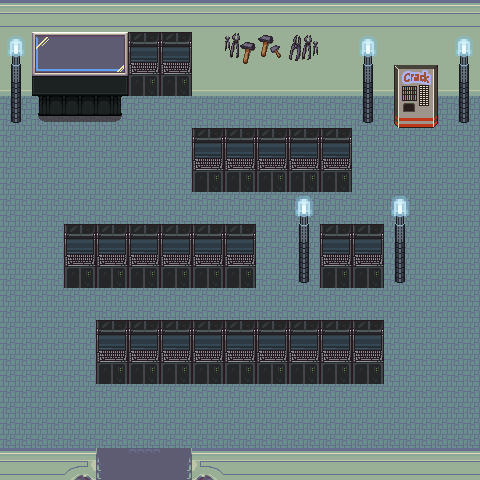

The image is a tile-based game level rendered from a .tmx file. Its description and source (layers, tilesets, objects; grid data summarised) follow:
An orthogonal 15x15 tile map with 32x32 px tiles, 4 tile layers (floor, computer, tools, overlays), 2 tilesets and 12 objects (2x server_room_guy, exit, player).

<map version="1.0" orientation="orthogonal" width="15" height="15" tilewidth="32" tileheight="32">
 <properties>
  <property name="background_color" value="black" />
 </properties>
 <tileset firstgid="1" name="atlas_build" tilewidth="32" tileheight="32">
  <image source="../img/atlas_build.png" width="1024" height="1024" />
 </tileset>
 <tileset firstgid="1025" name="atlas_obj_misk" tilewidth="32" tileheight="32">
  <image source="../img/atlas_obj_misk.png" width="1024" height="1024" />
 </tileset>
 <layer name="floor" width="15" height="15">
  <data>[225 cells, 185 non-empty, 9 distinct tile ids]</data>
 </layer>
 <layer name="computer" width="15" height="15">
  <data>[225 cells, 50 non-empty, 18 distinct tile ids]</data>
 </layer>
 <layer name="tools" width="15" height="15">
  <data>[225 cells, 3 non-empty, 3 distinct tile ids]</data>
 </layer>
 <objectgroup name="objects" width="15" height="15">
  <object name="exit" x="101" y="459" width="87" height="22">
   <properties>
    <property name="dir" value="down" />
    <property name="fade" value="black" />
    <property name="location" value="416, 160" />
    <property name="to" value="castle_hallway" />
   </properties>
  </object>
  <object name="player" x="127" y="399" width="32" height="32">
   <properties>
    <property name="compose" value="[{&quot;name&quot;:&quot;shadow&quot;,&quot;class&quot;:&quot;game.Shadow&quot;,&quot;image&quot;:&quot;char_shadow&quot;,&quot;spritewidth&quot;:18,&quot;spriteheight&quot;:9},{&quot;name&quot;:&quot;player&quot;},{&quot;name&quot;:&quot;eyes&quot;,&quot;class&quot;:&quot;game.BlinkingEyes&quot;,&quot;image&quot;:&quot;player_eyes&quot;,&quot;spritewidth&quot;:17,&quot;spriteheight&quot;:6,&quot;offsetx&quot;:6,&quot;offsety&quot;:18}]" />
    <property name="image" value="player" />
    <property name="spriteheight" value="36" />
    <property name="spritewidth" value="31" />
   </properties>
  </object>
  <object name="server_room_guy" x="74" y="152" width="32" height="32">
   <properties>
    <property name="compose" value="[{&quot;name&quot;:&quot;shadow&quot;,&quot;class&quot;:&quot;game.Shadow&quot;,&quot;image&quot;:&quot;char_shadow&quot;,&quot;spritewidth&quot;:18,&quot;spriteheight&quot;:9},{&quot;name&quot;:&quot;server_room_guy&quot;}]" />
    <property name="image" value="jeffrey_grey" />
    <property name="spriteheight" value="34" />
    <property name="spritewidth" value="29" />
   </properties>
  </object>
  <object name="server_room_guy" x="420" y="346" width="32" height="32">
   <properties>
    <property name="compose" value="[{&quot;name&quot;:&quot;shadow&quot;,&quot;class&quot;:&quot;game.Shadow&quot;,&quot;image&quot;:&quot;char_shadow&quot;,&quot;spritewidth&quot;:18,&quot;spriteheight&quot;:9},{&quot;name&quot;:&quot;server_room_guy&quot;}]" />
    <property name="image" value="jeffrey_grey" />
    <property name="spriteheight" value="34" />
    <property name="spritewidth" value="29" />
   </properties>
  </object>
 </objectgroup>
 <layer name="overlays" width="15" height="15">
  <data>[225 cells, 26 non-empty, 3 distinct tile ids]</data>
 </layer>
 <objectgroup name="collision" width="15" height="15">
  <object x="12" y="95">
   <polyline points="0,0 -10,1 -9,364 84,365 84,394" />
  </object>
  <object x="194" y="490">
   <polyline points="0,0 0,-28 282,-29 284,-393 276,-393" />
  </object>
  <object x="7" y="123">
   <polyline points="0,0 22,1 21,-18 123,-18 123,-30 355,-28 357,-5 364,-2 386,2 389,-16 389,-22 415,-22 421,3 442,-3 474,-1" />
  </object>
  <object x="189" y="153" width="164" height="38" />
  <object x="297" y="249" width="109" height="37" />
  <object x="66" y="251" width="188" height="35" />
  <object x="97" y="348" width="287" height="33" />
  <object x="396" y="114">
   <polyline points="0,0 31,0" />
  </object>
 </objectgroup>
</map>
